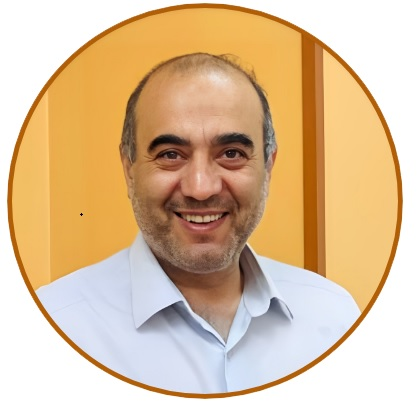
#> input picture ch03-intensity-spatial-filtering_GitHub_READY/ch03-intensity-spatial-filtering/Sadoghi.jpg, 417 x 401 px
$ python order_statistic_filters.py --input ../Sadoghi.jpg
#> lines starting #> are read from the running program, lines starting #| are printed output that depends on the picture
### ch03-intensity-spatial-filtering_GitHub_READY/ch03-intensity-spatial-filtering/algorithms/_common.py
"""Shared image I/O and CLI helpers.

The mathematical implementation of each algorithm remains in its named module.
This file only provides repeated utilities so the standalone examples stay small.
"""
from __future__ import annotations
from pathlib import Path
import numpy as np
from PIL import Image
from skimage import color, img_as_float


def to_gray_float(image):
    """Convert an input image to float64 grayscale in the range [0, 1]."""
    a = np.asarray(image)
#> a is the input picture: shape (401, 417, 3); mean R, G, B 219.5, 190.2, 154.6
    if a.ndim == 3:
        if a.shape[-1] == 4:
            a = a[..., :3]
        a = color.rgb2gray(a)
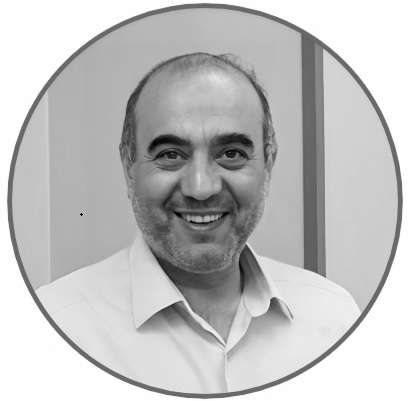
#> a: shape (401, 417) float64; min 0.01, max 1, mean 0.76
    a = img_as_float(a).astype(np.float64, copy=False)
    return np.clip(a, 0.0, 1.0)


# [8 lines left out: function normalize01, not called in this run]


def load_gray(path):
    return to_gray_float(Image.open(path))


def save_gray(path, image):
    p = Path(path)
    p.parent.mkdir(parents=True, exist_ok=True)
    a = np.clip(np.asarray(image), 0, 1)
    Image.fromarray((a * 255 + 0.5).astype(np.uint8), mode="L").save(p)


# [11 lines left out: function _auto_value, not called in this run]


def cli_single(apply_fn, description, defaults=None):
    """Small command-line wrapper used by every standalone algorithm module.

    Preferred syntax (safe for kernels containing commas):
        --param gamma=0.5 --param c=1.0
        --param "kernel=0,-1,0;-1,5,-1;0,-1,0"

    The older comma-separated ``--params`` syntax remains supported for simple
    scalar options, e.g. ``--params gamma=0.5,c=1``.
    """
    import argparse

    ap = argparse.ArgumentParser(description=description)
    ap.add_argument("--input", help="Input image. If omitted, skimage.data.camera() is used.")
    ap.add_argument("--output", default="output.png")
    ap.add_argument(
        "--param",
        action="append",
        default=[],
        metavar="KEY=VALUE",
        help="Repeatable parameter. Preferred for strings/kernels containing commas.",
    )
    ap.add_argument(
        "--params",
        default="",
        help="Legacy comma-separated key=value pairs for simple scalar parameters.",
    )
    args = ap.parse_args()

    if args.input:
        im = load_gray(args.input)
    else:
        from skimage import data
        im = to_gray_float(data.camera())

    params = dict(defaults or {})
    if args.params.strip():
        for item in args.params.split(","):
            if not item.strip():
                continue
            k, v = item.split("=", 1)
            params[k.strip()] = _auto_value(v)
    for item in args.param:
        k, v = item.split("=", 1)
        params[k.strip()] = _auto_value(v)

    out = apply_fn(im, **params)
    save_gray(args.output, out)
    print(f"Saved: {args.output}")

### ch03-intensity-spatial-filtering_GitHub_READY/ch03-intensity-spatial-filtering/algorithms/order_statistic_filters.py
"""Extra order-statistic filters: minimum, maximum, midpoint."""
import numpy as np
from scipy.ndimage import minimum_filter, maximum_filter
try:
    from algorithms._common import to_gray_float, cli_single
except ModuleNotFoundError:  # direct execution: python algorithms/<file>.py
    from _common import to_gray_float, cli_single

def apply(image, kind='midpoint', size=3, boundary='reflect'):
#> called with kind = 'midpoint', size = 3, boundary = 'reflect'
    r=to_gray_float(image); n=max(1,int(size)); kind=str(kind).lower()
    lo=minimum_filter(r,size=n,mode=str(boundary)); hi=maximum_filter(r,size=n,mode=str(boundary))
#> after `lo = minimum_filter(r, size=n, mode=str(boundary))`:
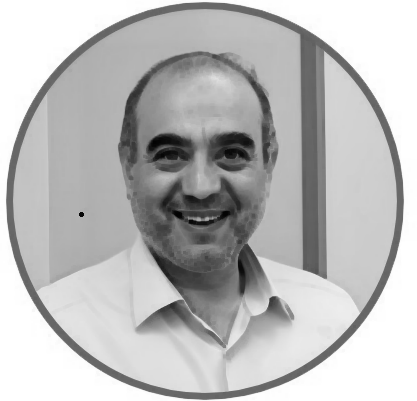
#> lo: shape (401, 417) float64; min 0.01, max 1, mean 0.736
#> after `hi = maximum_filter(r, size=n, mode=str(boundary))`:
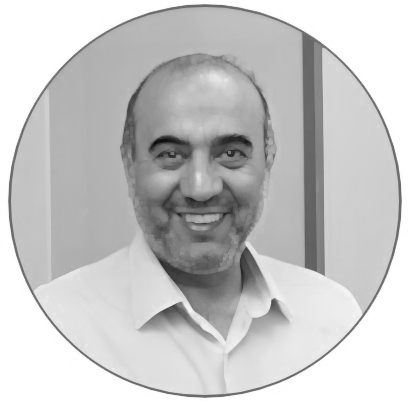
#> hi: shape (401, 417) float64; min 0.0375, max 1, mean 0.783
    if kind=='min': return lo
    if kind=='max': return hi
    if kind=='midpoint': return 0.5*(lo+hi)
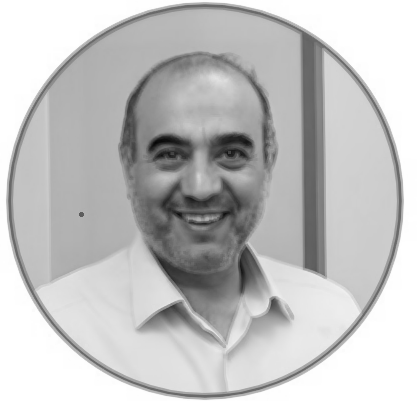
#> returned value: shape (401, 417) float64; min 0.0269, max 1, mean 0.76
    raise ValueError('kind must be min, max, or midpoint')

if __name__ == '__main__': cli_single(apply, 'Order-statistic filter', {'kind':'midpoint','size':3,'boundary':'reflect'})

$ run again, on ch03-intensity-spatial-filtering_GitHub_READY/ch03-intensity-spatial-filtering/samples/camera_cc0.png
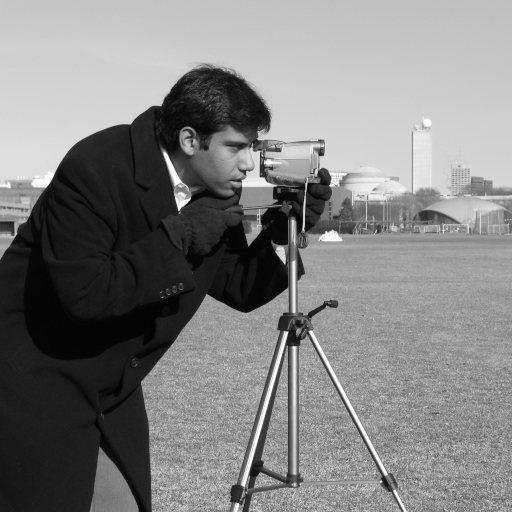
#> input picture ch03-intensity-spatial-filtering_GitHub_READY/ch03-intensity-spatial-filtering/samples/camera_cc0.png, 512 x 512 px
#> in to_gray_float, a is the input picture: shape (512, 512); min 0, max 255, mean 129.1
#> in apply, `hi = maximum_filter(r, size=n, mode=str(boundary))`:
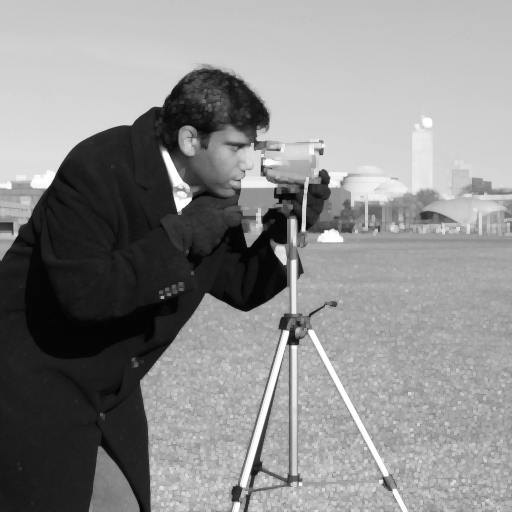
#> hi: shape (512, 512) float64; min 0.0118, max 1, mean 0.549
#> in apply, `if kind=='midpoint': return 0.5*(lo+hi)`:
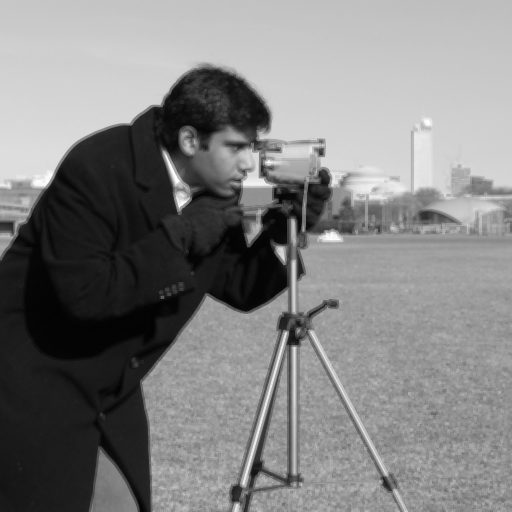
#> returned value: shape (512, 512) float64; min 0.00588, max 1, mean 0.507
